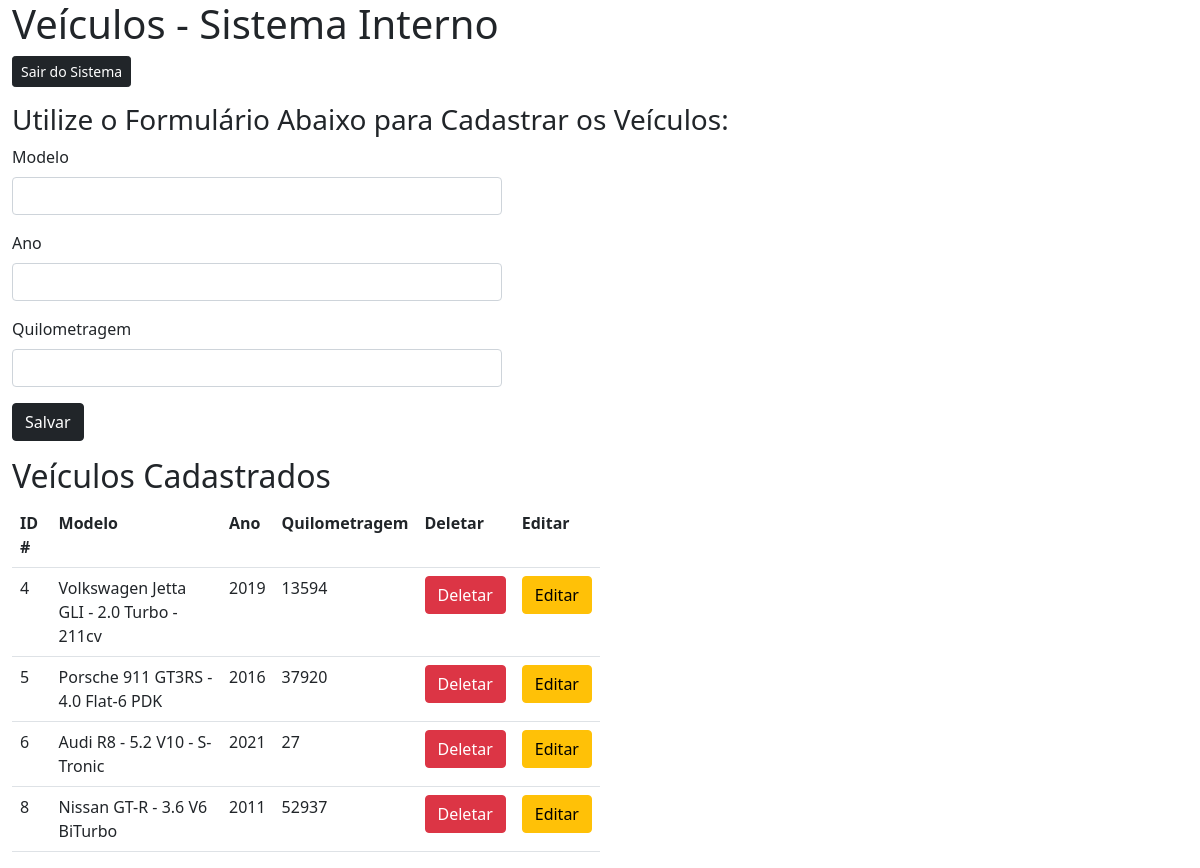
Screenshot of /sistema/index.php (signed in) with the database file from the repository.
### tables this page shows
CREATE TABLE `veiculos_tb` (
  `id_carro` int(11) NOT NULL,
  `modelo` varchar(100) NOT NULL,
  `ano` int(11) NOT NULL,
  `quilometragem` varchar(10) NOT NULL
);

### database/veiculos.dao.php (the view, shortened to what this page needs)
<?php
 function buscar_veiculos()
 {
     $conn = conectar();
     $sql = "SELECT * FROM veiculos_tb";
     $result = mysqli_query($conn, $sql);
     if (mysqli_affected_rows($conn) > 0)
     {
         return $result;
     }
     return null;
 }
 function exibir_veiculos()
 {
	$result = buscar_veiculos();
	if ($result == null)
	{
		$retorno = '<h3>Não há Veiculos no Sistema</h3>';
	}
	else
	{
		$retorno = '<div class="col-6">';
		$retorno .= '<table class="table table-hover">';
		$retorno .= '<tr>';
		$retorno .= '<th>ID #</th>';
		$retorno .= '<th>Modelo</th>';
		$retorno .= '<th>Ano</th>';
		$retorno .= '<th>Quilometragem</th>';
		$retorno .= '<th>Deletar</th>';
		$retorno .= '<th>Editar</th>';
		$retorno .= '</tr>';
		while ($veiculos = mysqli_fetch_assoc($result))
		{
			$retorno .= '<tr>';
			$retorno .= "<td>" . $veiculos['id_carro'] . "</td>";
			$retorno .= "<td>" . $veiculos['modelo']   . "</td>";
			$retorno .= "<td>" . $veiculos['ano']    . "</td>";
			$retorno .= "<td>" . $veiculos['quilometragem']  . "</td>";
			$retorno .= "<td>" . link_deletar($veiculos['id_carro']) . "</td>";
			$retorno .= "<td>" . link_editar($veiculos['id_carro'])  . "</td>";
			$retorno .= '</tr>';
		}
		$retorno .= '</table>';
		$retorno .= '</div>';
	}
	return $retorno;
}
function link_deletar($id_carro)
{
	$link = '<a href="deletar.php?id_carro='.$id_carro.'"
	onclick="return confirm(\'Tem certeza que deseja excluir este Veículo?\')" class="btn btn-danger">Deletar</a>';
	return $link;
}
function link_editar($id_carro)
{
	$link = '<a href="editar.php?id_carro='.$id_carro.'" class="btn btn-warning">Editar</a>';
	return $link;
}
?>

### sistema/index.php (shortened to what this page needs)
<?php include_once 'lock.php';
include_once '../database/veiculos.dao.php' ?>
<!DOCTYPE html>
<html lang="pt-br">
  <head>
  <link href="https://cdn.jsdelivr.net/npm/bootstrap@5.1.3/dist/css/bootstrap.min.css" rel="stylesheet">
  </head>
  <body class="container-fluid">
    <h1>Veículos - Sistema Interno</h1>
    <p>
        <a href="logout.php" class="btn btn-dark btn-sm">Sair do Sistema</a>
    </p>
    <h3> Utilize o Formulário Abaixo para Cadastrar os Veículos:</h3>
    <div class="col-5">
      <form action="cadastrar.php" method="post">
      <p>
          <label class="form-label">Modelo</label><br>
          <input type="text" name="modelo" required class="form-control">
        </p>
        <p>
          <label class="form-label">Ano</label><br>
          <input type="text" name="ano" required class="form-control">
        </p>
        <p>
          <label class="form-label">Quilometragem</label><br>
          <input type="text" name="quilometragem" required class="form-control">
        </p>
        <p>
          <button type="submit" name="salvar" class="btn btn-dark">Salvar</button>
        </p>
      </form>
  </div>
    <h2>Veículos Cadastrados</h2>
    <?php
    echo exibir_veiculos();
    ?>
  </body>
</html>

### rows the page displays
veiculos_tb: id_carro "4", modelo "Volkswagen Jetta GLI - 2.0 Turbo - 211cv", ano "2019", quilometragem "13594"
veiculos_tb: id_carro "5", modelo "Porsche 911 GT3RS - 4.0 Flat-6 PDK", ano "2016", quilometragem "37920"
veiculos_tb: id_carro "6", modelo "Audi R8 - 5.2 V10 - S-Tronic", ano "2021", quilometragem "27"
veiculos_tb: id_carro "8", modelo "Nissan GT-R - 3.6 V6 BiTurbo", ano "2011", quilometragem "52937"
